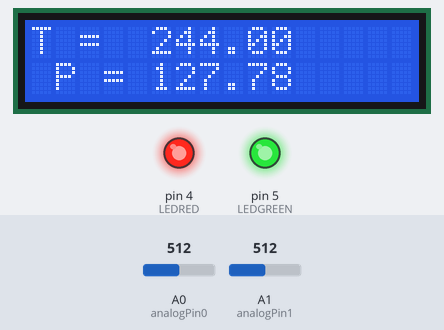
A sketch run on a simulated Arduino Uno, built with avr-gcc and run on an emulated ATmega328P. Shown: 16×2 character LCD, output pins drawn as LEDs (lit = HIGH). The test bench sets the inputs (shaded band); at power-on: A1 (analogPin1) = 512, A0 (analogPin0) = 512.

Above: at 1.2 s.
1.3 s: A1 (analogPin1) set to 418
At 1.7 s:
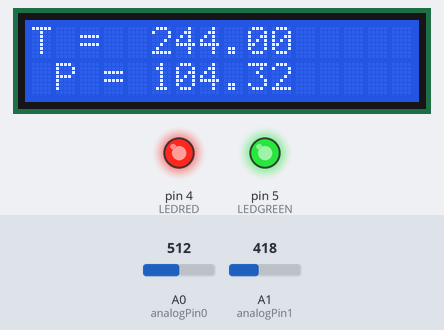
2.8 s: A1 (analogPin1) set to 388
At 4.0 s:
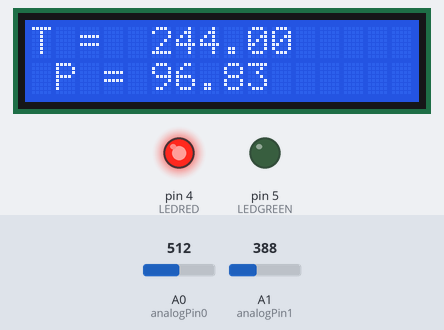
4.3 s: A0 (analogPin0) set to 56
At 5.2 s:
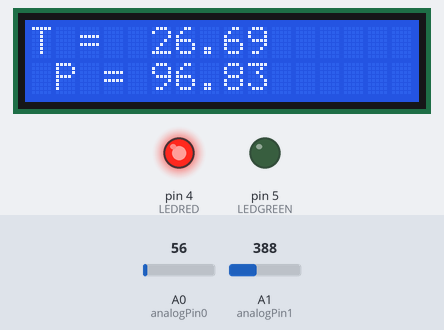
5.8 s: A0 (analogPin0) set to 48
At 6.4 s:
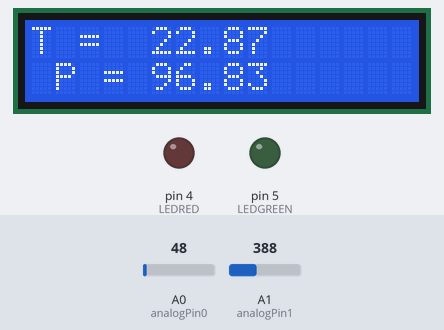
7.3 s: A1 (analogPin1) set to 511
At 8.5 s:
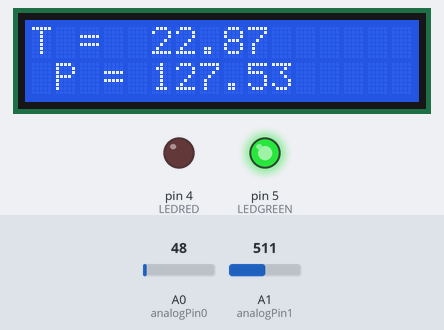
8.8 s: A0 (analogPin0) set to 15
At 9.9 s:
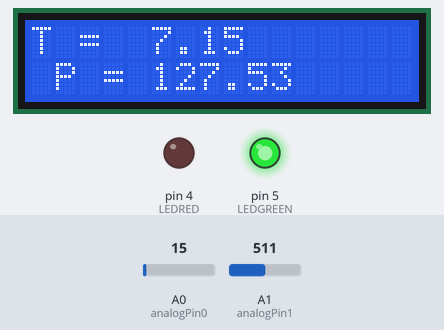
Timing chart, 0 to 11.3 s (numbered marks = the images above; inputs shaded):
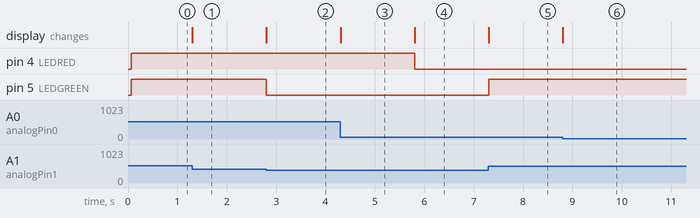

Measured:
- the behaviour switches between 401 and 400 on A1 (analogPin1) (found by bisection; images 1 and 2)
- the behaviour switches between 53 and 52 on A0 (analogPin0) (found by bisection; images 3 and 4)
- after the input at 1.3 s, the display: changes at once (image 1)
- after the input at 2.8 s, pin 5 (LEDGREEN): HIGH → LOW at once; the display: changes at once (image 2)
- after the input at 4.3 s, the display: changes at once (image 3)
- after the input at 5.8 s, pin 4 (LEDRED): HIGH → LOW at once; the display: changes at once (image 4)
- after the input at 7.3 s, pin 5 (LEDGREEN): LOW → HIGH at once; the display: changes at once (image 5)
- after the input at 8.8 s, the display: changes at once (image 6)

The sketch:

TempAndPressureSensor.ino
```cpp
/* Pressure Sensor and Temparature sensor are Interfaced with Arduino Uno
 *  In this project LCD is being used to display current pressure and Temperature value.
 *  RED LED is interfaced to Arduino Uno which will be switched on when temparature exceeds 25C
 *  GREEN LED will be turned on when pressure exceeds 100kPa
 *
 *  Hardware components
 *  Arduino Uno
 *  LCD
 *  RED LED
 *  GREEN LED
 *  Tempature Sensor LM35
 *  Pressure Sensor MPX4250
 *
 *  Author : Sanghavi
 *  Date : 22-09-2022
 */

// Include header files
#include<LiquidCrystal.h>

// LCD pins initalisation and object creation
// RS = 9,  , EN = 11, D4 = 3, D5 = 2, D6 = 1, D7 = 0
LiquidCrystal lcd(9, 11, 3, 2, 1, 0);

// A0 pin for Temparature sensor
int analogPin0 = A0;

// A1 Pin For Pressure sensor
int analogPin1 = A1;

// Consider Arduino pin 4 and 5 for RED and GREEN LED's respectively
const int LEDRED = 4;
const int LEDGREEN = 5;

void setup() {
  // Configure LED's to OUTPUT mode
  pinMode(LEDRED,OUTPUT);
  pinMode(LEDGREEN,OUTPUT);

  // Set up the LCD's number of columns and rows
  lcd.begin(16, 2);

  // set cursor column 0 , row 0
  lcd.setCursor(0, 0);

  // Display message
  lcd.print("T = ");

  // set cursor column 1, row 1
  lcd.setCursor(1,1);

  lcd.print("P = ");

}


void loop() {
  // read the input pin
  float  tempValue = analogRead(analogPin0);

  // 488 is a sensitivity factor for a LM35 temparature sensor
  tempValue= (tempValue/1024.0)* 488;

  // set cursor column 1 , row 1
  lcd.setCursor(5, 0);

  // Display message
  lcd.print(tempValue);

  // to avoid an  an offset
  lcd.print("   ");

   // read the input pin (5/1023) = 0.0048875   5 is operating voltage and 1023 is Resolution
  float pressValue = analogRead(analogPin1)*0.0048875;

  // 51.06209150326797 is a sensitivity factor for a MPX4250 Pressure sensor
  pressValue= pressValue*51.06209150326797;

  // set cursor column 1 , row 1
  lcd.setCursor(5, 1);

  // Display message
  lcd.print(pressValue);

  // to avoid an  an offset
  lcd.print("   ");

  // Turn on RED LED if temparature exceed 25C
  if(tempValue > 25) digitalWrite(LEDRED, HIGH);
  else digitalWrite(LEDRED,LOW);

  // Turn on GREEN LED if Pressure exceeds 100kPa
  if(pressValue > 100) digitalWrite(LEDGREEN,HIGH);
  else digitalWrite(LEDGREEN,LOW);


}
```
